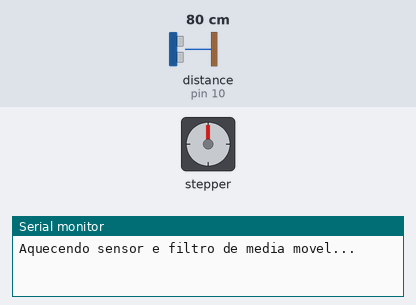
Simulated run of this sketch. Board: Arduino Uno, built with avr-gcc and run on an emulated ATmega328P. Shown: stepper motor, the last lines printed to the serial monitor. Wiring (inferred from the names in the program): ultrasonic range finder: trigger pin 9; echo pin 10. The test bench sets the inputs (shaded band); at power-on: distance to the obstacle (sensor on pin 10) 80 cm. The echo pulse lasts 58.3 µs per cm; stepper angles assume 200 steps per turn.

Above: at 0.8 s.
0.9 s: distance to the obstacle (sensor on pin 10) set to 9 cm
At 1.38 s:
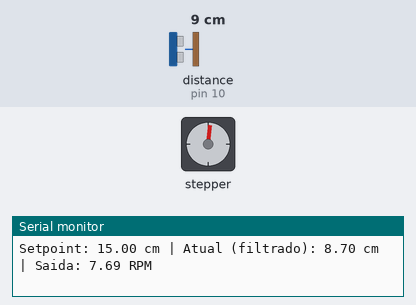
At 2.0 s:
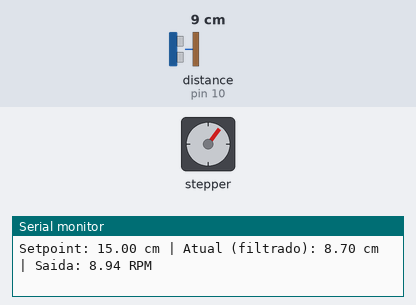
3.9 s: distance to the obstacle (sensor on pin 10) set to 23 cm
At 5.99 s:
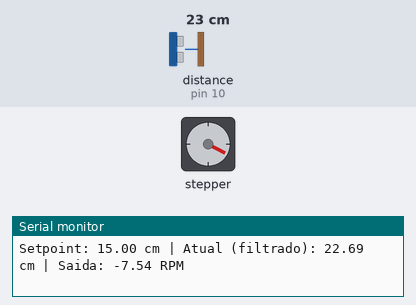
6.9 s: distance to the obstacle (sensor on pin 10) set to 2 cm
At 7.2 s:
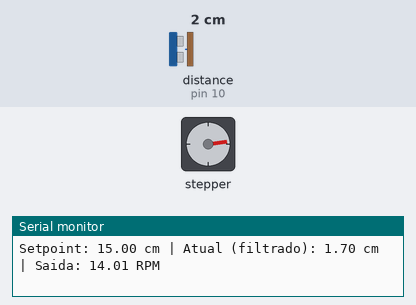
9.9 s: distance to the obstacle (sensor on pin 10) set to 18 cm
12.9 s: distance to the obstacle (sensor on pin 10) set to 35 cm
15.9 s: distance to the obstacle (sensor on pin 10) set to 4 cm
Timing chart, 0 to 19.9 s (numbered marks = the images above; inputs shaded):
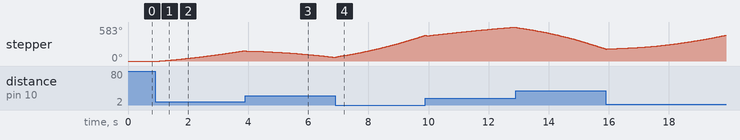

Measured:
- after the input at 0.9 s, stepper: keeps turning clockwise at about 63°/s, starting after 0.16 s

The sketch:

controle_pid.ino
```cpp
#include <Stepper.h>
#include <PID_v1.h>

// --- Configurações do Motor ---
const int PASSOS_MOTOR = 200;
Stepper myStepper(PASSOS_MOTOR, 4, 5, 6, 7);
const int maxRpm = 100; // RPM máximo do motor

// --- Configurações do Sensor Ultrassônico ---
const int PIN_TRIG = 9;
const int PIN_ECHO = 10;
const int TAMANHO_MEDIA_MOVEL = 5; // Número de amostras para a média móvel
float leiturasDistancia[TAMANHO_MEDIA_MOVEL]; // Array para armazenar as leituras
int indiceLeitura = 0; // Índice atual do array

// --- Variáveis do PID ---
double setpoint;
double distanciaAtual;
double rpmSaida;

// --- Constantes de Sintonia do PID ---
double Kp = 1.129;
double Ki = 0.414;
double Kd = 0.340;

const float ZONA_MORTA_CM = 0.5; // Zona morta para evitar oscilação

// --- Objeto PID ---
PID myPID(&distanciaAtual, &rpmSaida, &setpoint, Kp, Ki, Kd, DIRECT);

// --- VARIÁVEIS PARA ALTERNAR O SETPOINT ---
// ***** ALTERAÇÃO AQUI *****
const long INTERVALO_TROCA_MS = 30000; // Alterna a cada 30 segundos
unsigned long ultimoTempoTroca = 0;     // Armazena o tempo da última troca
bool setpointAtualE15 = true;


float lerDistanciaBruta(); // Declaração da função auxiliar

void setup() {
  Serial.begin(9600);

  pinMode(PIN_TRIG, OUTPUT);
  pinMode(PIN_ECHO, INPUT);

  // --- Pré-aquecimento do filtro da média móvel ---
  Serial.println("Aquecendo sensor e filtro de media movel...");
  float primeiraLeitura = 0;
  while (primeiraLeitura <= 6 || primeiraLeitura > 20) {
    primeiraLeitura = lerDistanciaBruta(); // Lê um valor bruto inicial
    delay(50); // Espera um pouco entre tentativas
  }
  for (int i = 0; i < TAMANHO_MEDIA_MOVEL; i++) {
    leiturasDistancia[i] = primeiraLeitura;
  }
  distanciaAtual = primeiraLeitura; // Define a distância atual inicial
  Serial.println("Filtro inicializado.");

  Serial.println("Sistema de Controle PID Iniciado.");
  Serial.println("O setpoint alternara automaticamente entre 10cm e 15cm a cada 15 segundos.");

  // Define o setpoint inicial para 15cm
  setpoint = 15.0;

  myPID.SetMode(AUTOMATIC);
  myPID.SetSampleTime(20);
  myPID.SetOutputLimits(-maxRpm, maxRpm);
}

void loop() {
  // --- Lógica para alternar o setpoint automaticamente ---
  // Verifica se já se passaram 'INTERVALO_TROCA_MS' milissegundos desde a última troca
  if (millis() - ultimoTempoTroca >= INTERVALO_TROCA_MS) {
    ultimoTempoTroca = millis(); // Reseta o cronômetro

    if (setpointAtualE15) {
      // Se o setpoint era 15, muda para 10
      setpoint = 10.0;
      setpointAtualE15 = false;
    } else {
      // Se o setpoint era 10, muda para 15
      setpoint = 15.0;
      setpointAtualE15 = true;
    }
    Serial.print(">>> Setpoint alternado para: ");
    Serial.println(setpoint);
  }

  // A chamada da função permanece a mesma, mas agora ela retorna um valor filtrado
  distanciaAtual = lerDistanciaCm();
  double erro = setpoint - distanciaAtual;

  if (abs(erro) < ZONA_MORTA_CM) {
    rpmSaida = 0;
  } else {
    myPID.Compute();
  }

  moverMotorRpm(rpmSaida);
  imprimirDados();
}

void moverMotorRpm(float rpm) {
  if (abs(rpm) < 1.0) {
    digitalWrite(4, LOW);
    digitalWrite(5, LOW);
    digitalWrite(6, LOW);
    digitalWrite(7, LOW);
    return;
  }

  long intervaloMicros = (60L * 1000000L) / (PASSOS_MOTOR * abs(rpm));
  static unsigned long ultimoPassoMicros = 0;

  if (micros() - ultimoPassoMicros >= intervaloMicros) {
    ultimoPassoMicros = micros();
    if (rpmSaida > 0) {
      myStepper.step(1);
    } else {
      myStepper.step(-1);
    }
  }
}

float lerDistanciaCm() {
  float novaLeitura = lerDistanciaBruta();

  if (novaLeitura <= 0 || novaLeitura > 400) {
    return distanciaAtual;
  }

  leiturasDistancia[indiceLeitura] = novaLeitura;
  indiceLeitura = (indiceLeitura + 1) % TAMANHO_MEDIA_MOVEL;

  float soma = 0;
  for (int i = 0; i < TAMANHO_MEDIA_MOVEL; i++) {
    soma += leiturasDistancia[i];
  }

  return soma / TAMANHO_MEDIA_MOVEL;
}

float lerDistanciaBruta() {
  digitalWrite(PIN_TRIG, LOW);
  delayMicroseconds(2);
  digitalWrite(PIN_TRIG, HIGH);
  delayMicroseconds(10);
  digitalWrite(PIN_TRIG, LOW);

  long duracao = pulseIn(PIN_ECHO, HIGH, 25000);
  return (duracao * 0.0343) / 2.0;
}

void imprimirDados() {
  static unsigned long ultimoPrintMs = 0;
  if (millis() - ultimoPrintMs > 250) {
    ultimoPrintMs = millis();
    Serial.print("Setpoint: ");
    Serial.print(setpoint);
    Serial.print(" cm | Atual (filtrado): ");
    Serial.print(distanciaAtual, 2);
    Serial.print(" cm | Saida: ");
    Serial.print(rpmSaida);
    Serial.println(" RPM");
  }
}
```
